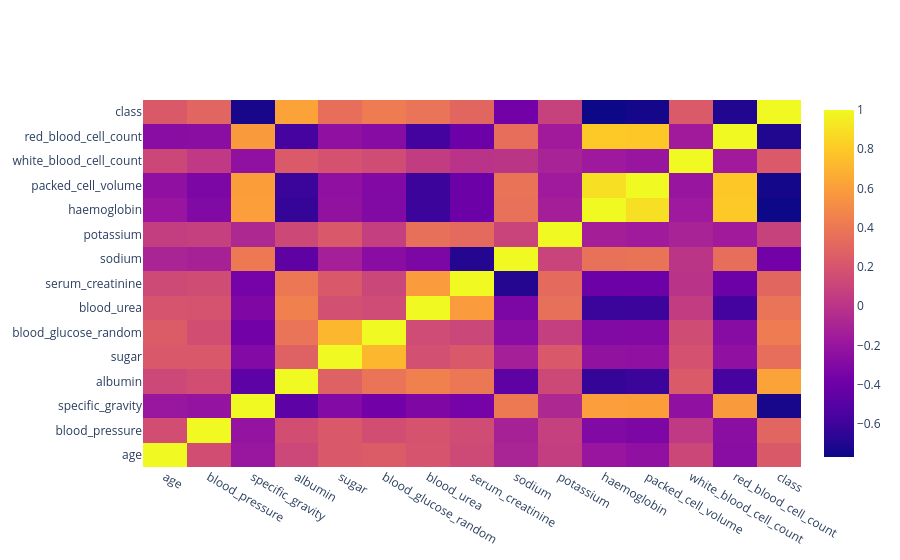

The notebook cell this image was saved under:
### Code cell
import plotly.graph_objects as go

fig = go.Figure(data = go.Heatmap(z = corr.values, x = corr.columns, y = corr.index))
fig.show()

### Figure 1 — Plotly figure (JSON) as saved in the notebook; plotly's stock layout.template omitted (floating-point values rounded to 4 significant figures; data arrays with more than 128 entries replaced by an {"elided": "..."} marker saying what was removed)
{"data": [{"type": "heatmap", "x": ["age", "blood_pressure", "specific_gravity", "albumin", "sugar", "blood_glucose_random", "blood_urea", "serum_creatinine", "sodium", "potassium", "haemoglobin", "packed_cell_volume", "white_blood_cell_count", "red_blood_cell_count", "class"], "y": ["age", "blood_pressure", "specific_gravity", "albumin", "sugar", "blood_glucose_random", "blood_urea", "serum_creatinine", "sodium", "potassium", "haemoglobin", "packed_cell_volume", "white_blood_cell_count", "red_blood_cell_count", "class"], "z": {"elided": "15x15 float values"}}], "layout": {}}
